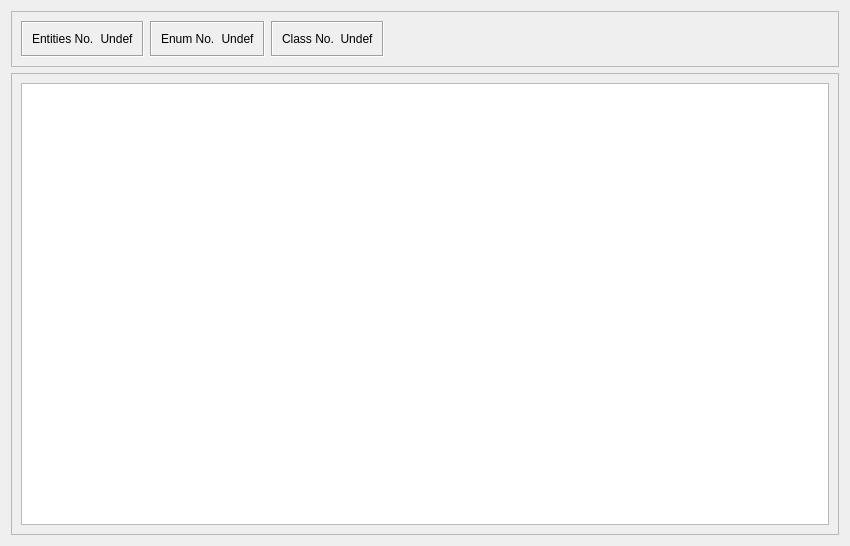
<?xml version="1.0" encoding="UTF-8"?>
<ui version="4.0">
 <class>vlg_toolkit_model_tab</class>
 <widget class="QWidget" name="vlg_toolkit_model_tab">
  <property name="geometry">
   <rect>
    <x>0</x>
    <y>0</y>
    <width>850</width>
    <height>546</height>
   </rect>
  </property>
  <property name="windowTitle">
   <string>Form</string>
  </property>
  <property name="windowIcon">
   <iconset resource="vlg_toolkit_prj_res.qrc">
    <normaloff>:/icon/icons/forward.png</normaloff>:/icon/icons/forward.png</iconset>
  </property>
  <layout class="QVBoxLayout" name="verticalLayout">
   <item>
    <widget class="QFrame" name="blz_model_top_frame">
     <property name="sizePolicy">
      <sizepolicy hsizetype="Preferred" vsizetype="Fixed">
       <horstretch>0</horstretch>
       <verstretch>0</verstretch>
      </sizepolicy>
     </property>
     <property name="frameShape">
      <enum>QFrame::StyledPanel</enum>
     </property>
     <property name="frameShadow">
      <enum>QFrame::Raised</enum>
     </property>
     <layout class="QHBoxLayout" name="horizontalLayout">
      <item>
       <widget class="QFrame" name="conn_status_frame">
        <property name="frameShape">
         <enum>QFrame::Box</enum>
        </property>
        <property name="frameShadow">
         <enum>QFrame::Sunken</enum>
        </property>
        <layout class="QHBoxLayout" name="horizontalLayout_3">
         <item>
          <layout class="QHBoxLayout" name="horizontalLayout_2">
           <item>
            <widget class="QLabel" name="conn_status_label">
             <property name="text">
              <string>Entities No.</string>
             </property>
            </widget>
           </item>
           <item>
            <widget class="QLabel" name="entities_no_label_disp">
             <property name="styleSheet">
              <string notr="true">background-color : light grey; color : black;</string>
             </property>
             <property name="text">
              <string>Undef</string>
             </property>
             <property name="alignment">
              <set>Qt::AlignCenter</set>
             </property>
            </widget>
           </item>
          </layout>
         </item>
        </layout>
       </widget>
      </item>
      <item>
       <widget class="QFrame" name="conn_status_frame_5">
        <property name="frameShape">
         <enum>QFrame::Box</enum>
        </property>
        <property name="frameShadow">
         <enum>QFrame::Sunken</enum>
        </property>
        <layout class="QHBoxLayout" name="horizontalLayout_12">
         <item>
          <layout class="QHBoxLayout" name="horizontalLayout_13">
           <item>
            <widget class="QLabel" name="last_sock_err">
             <property name="text">
              <string>Enum No.</string>
             </property>
            </widget>
           </item>
           <item>
            <widget class="QLabel" name="enum_no_label_disp">
             <property name="styleSheet">
              <string notr="true">background-color : light grey; color : black;</string>
             </property>
             <property name="text">
              <string>Undef</string>
             </property>
             <property name="alignment">
              <set>Qt::AlignCenter</set>
             </property>
            </widget>
           </item>
          </layout>
         </item>
        </layout>
       </widget>
      </item>
      <item>
       <widget class="QFrame" name="conn_status_frame_3">
        <property name="frameShape">
         <enum>QFrame::Box</enum>
        </property>
        <property name="frameShadow">
         <enum>QFrame::Sunken</enum>
        </property>
        <layout class="QHBoxLayout" name="horizontalLayout_8">
         <item>
          <layout class="QHBoxLayout" name="horizontalLayout_9">
           <item>
            <widget class="QLabel" name="host_label">
             <property name="text">
              <string>Class No.</string>
             </property>
            </widget>
           </item>
           <item>
            <widget class="QLabel" name="class_no_label_disp">
             <property name="styleSheet">
              <string notr="true">background-color : light grey; color : black;</string>
             </property>
             <property name="text">
              <string>Undef</string>
             </property>
             <property name="alignment">
              <set>Qt::AlignCenter</set>
             </property>
            </widget>
           </item>
          </layout>
         </item>
        </layout>
       </widget>
      </item>
      <item>
       <spacer name="horizontalSpacer">
        <property name="orientation">
         <enum>Qt::Horizontal</enum>
        </property>
        <property name="sizeHint" stdset="0">
         <size>
          <width>40</width>
          <height>20</height>
         </size>
        </property>
       </spacer>
      </item>
     </layout>
    </widget>
   </item>
   <item>
    <widget class="QFrame" name="frame_2">
     <property name="frameShape">
      <enum>QFrame::StyledPanel</enum>
     </property>
     <property name="frameShadow">
      <enum>QFrame::Raised</enum>
     </property>
     <layout class="QVBoxLayout" name="verticalLayout_3">
      <item>
       <layout class="QHBoxLayout" name="horizontalLayout_15">
        <item>
         <widget class="QTreeView" name="peer_model_tree_main_view">
          <property name="alternatingRowColors">
           <bool>true</bool>
          </property>
          <property name="sortingEnabled">
           <bool>true</bool>
          </property>
         </widget>
        </item>
       </layout>
      </item>
     </layout>
    </widget>
   </item>
  </layout>
 </widget>
 <resources>
  <include location="vlg_toolkit_prj_res.qrc"/>
 </resources>
 <connections/>
</ui>
